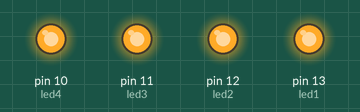
Bench run of a sketch on a simulated Arduino Uno, built with avr-gcc and run on an emulated ATmega328P. Shown: output pins drawn as LEDs (lit = HIGH).

Above: at 0.7 s.
At 2.5 s:
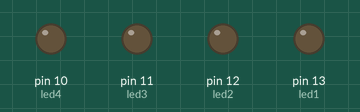
Timing chart, 0 to 3.0 s (numbered marks = the images above):
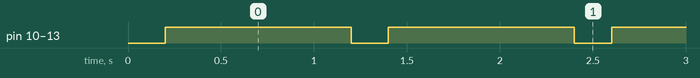

Measured:
- by itself, pin 10 (led4), pin 11 (led3), pin 12 (led2), pin 13 (led1): alternates HIGH for 1.0 s and LOW for 0.20 s

The sketch:

lab2_zad2.ino
```cpp
//Napisać program zapalający 4 diody na 200ms co 1000ms. Do opóźnienia zastosować
//timer.


#include <TimerOne.h>

int led1 = 13;
int led2 = 12;
int led3 = 11;
int led4 = 10;

volatile unsigned long C1 = 0;

void setup() {

	pinMode(led1, OUTPUT);
	pinMode(led2, OUTPUT);
	pinMode(led3, OUTPUT);
	pinMode(led4, OUTPUT);

	Timer1.initialize(200000);
	Timer1.attachInterrupt(miganieLED);

}

void miganieLED()
{
	if (C1 == 5) {
		digitalWrite(led1, LOW);
		digitalWrite(led2, LOW);
		digitalWrite(led3, LOW);
		digitalWrite(led4, LOW);
		C1 = 0;
	}
	else {
		digitalWrite(led1, HIGH);
		digitalWrite(led2, HIGH);
		digitalWrite(led3, HIGH);
		digitalWrite(led4, HIGH);
		C1++;
	}
}

void loop()
{


}
```
